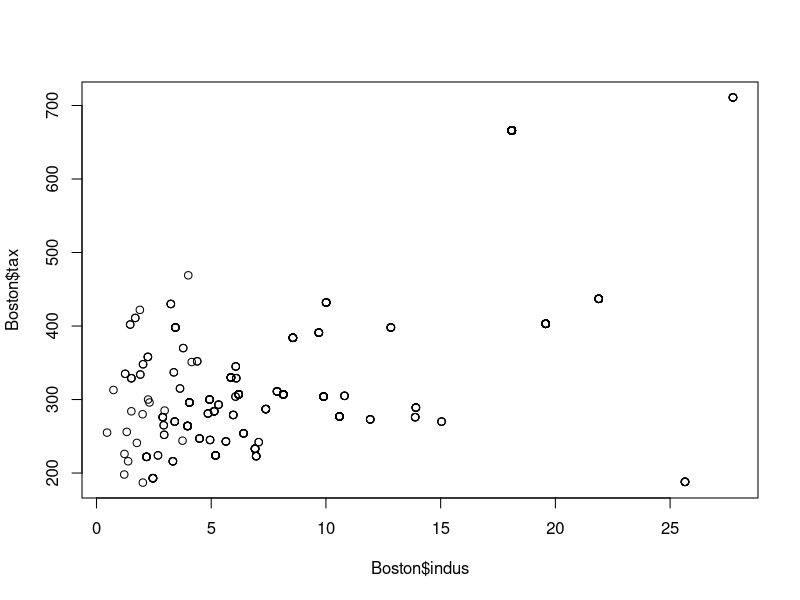
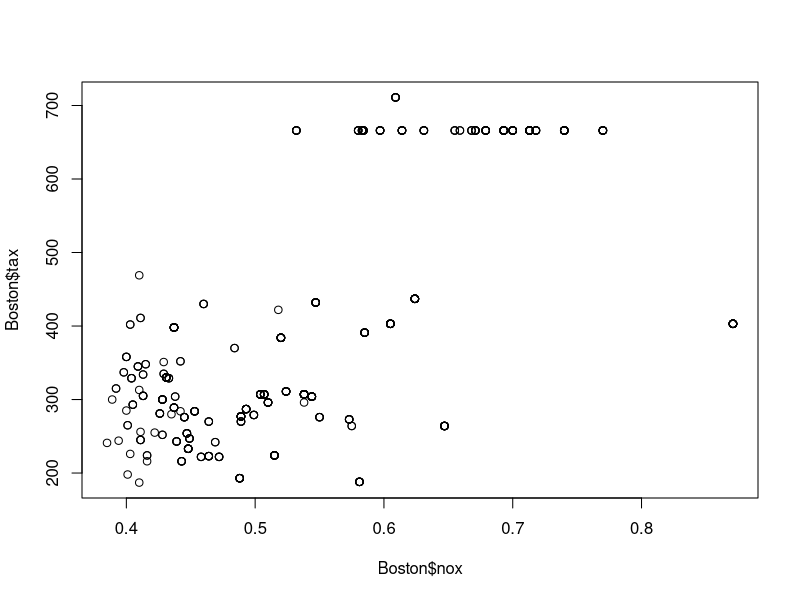
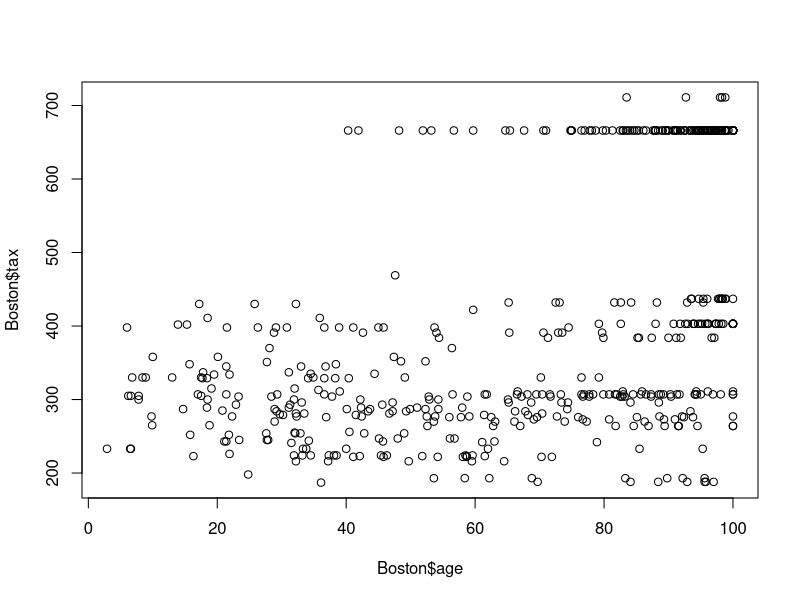
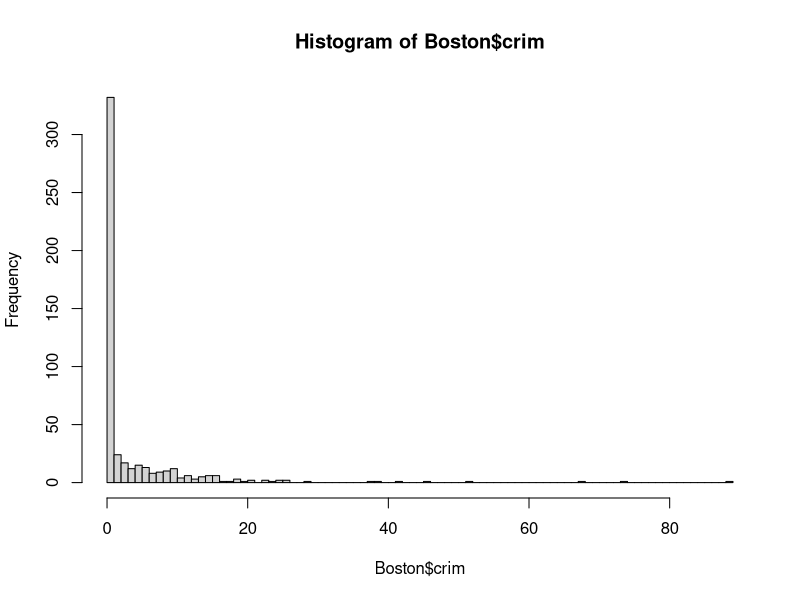
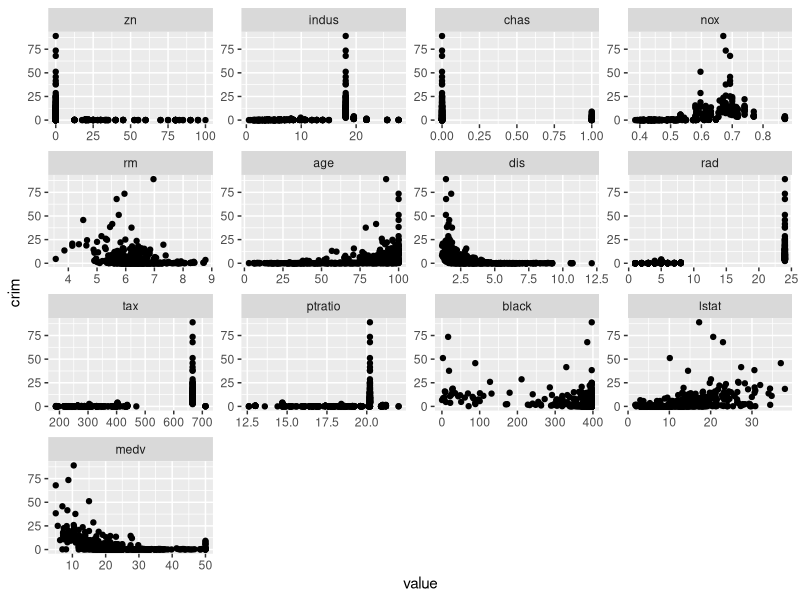
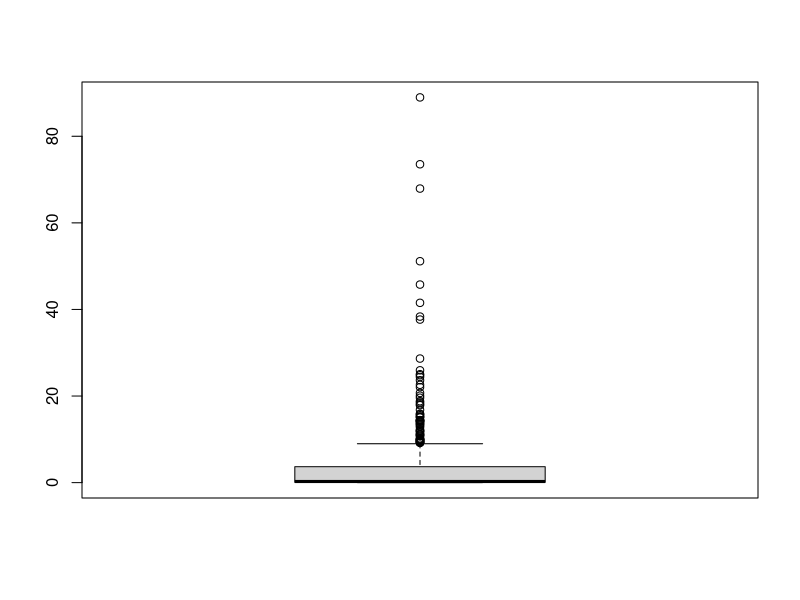
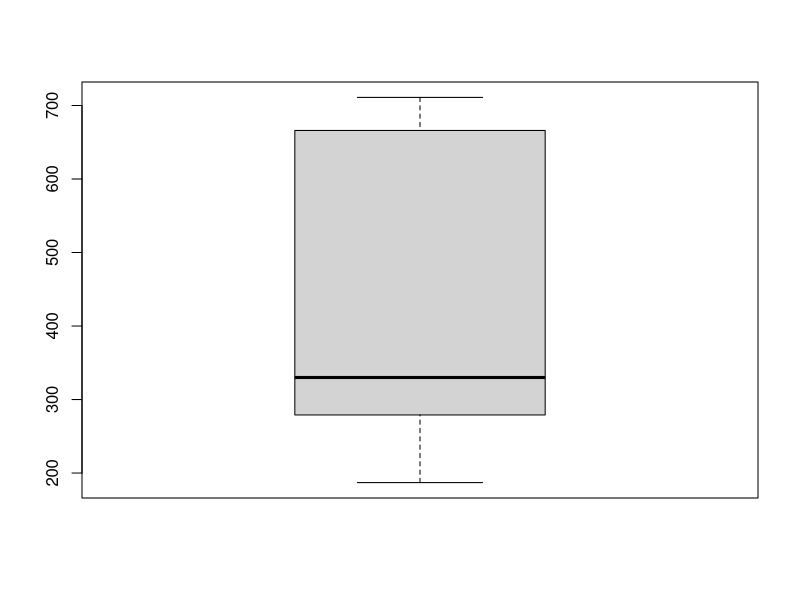
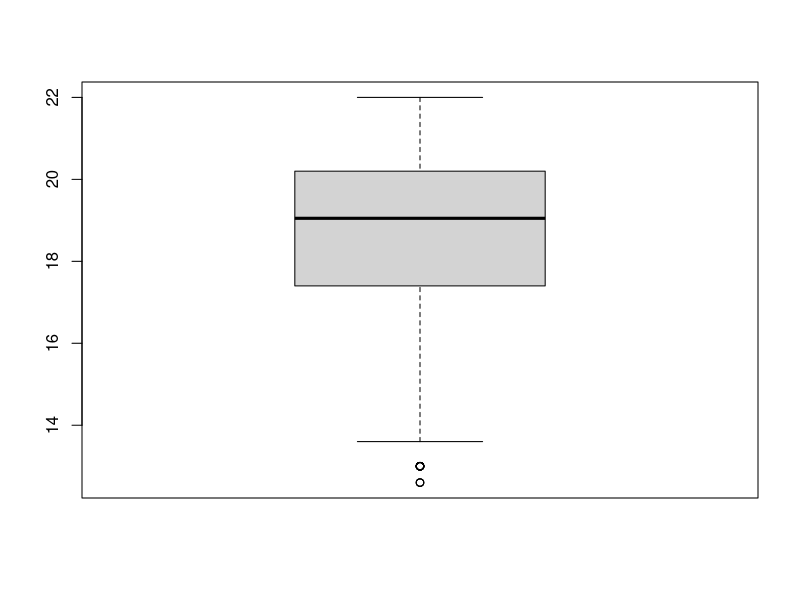

These charts were generated, in order, by the following R code:
## ---- chunk 1
knitr::opts_chunk$set(echo = TRUE)
## ---- chunk 2

#(a) To begin, load in the Boston data set. The Boston data set is part of the MASS library in R. Now the data set is contained in the object Boston. How many rows are in this data set? How many columns? What do the rows and columns represent?
library(tidyverse)
library(MASS)
library(reshape2)
view(Boston)
nrow(Boston) #This is the number of obervation
ncol(Boston) #This is the number of measured varables of each overvation

#(b) Make some pairwise scatterplots of the predictors (columns) in this data set. Describe your findings.

plot(Boston$indus, Boston$tax)   #By observing graph, the relationship proportion of non-retail business acres per town and tax has weak positive correlation.
plot(Boston$nox, Boston$tax) #the ralationship between nitrogen oxides concentration and tax is that for more than 0.65 parts per 10 million, more likely to have higher full-value property-tax rate per \$10,000. 
plot(Boston$age, Boston$tax) #people with higher age(after 40) more likely to have highter full-value property-tax rate per \$10,000.  


#(c) Are any of the predictors associated with per capita crime rate? If so, explain the relationship.
hist(Boston$crim, breaks = 100) #most of town doesn't have crime or happen 0-1 per capita crime rate. Over 90 % have crime less than 20. 

bos <- melt(Boston, id="crim")
ggplot(bos, aes(x=value, y=crim)) +
  facet_wrap(~variable, scales="free") + 
  geom_point()
#there is no strong liner relationship beween each predictors and crime rate. age/dis/balck/medv might have some non-liner relationship.

#(d) Do any of the suburbs of Boston appear to have particularly high crime rates? Tax rates? Pupil-teacher ratios? Comment on the range of each predictor.
max(Boston$crim)
Boston[Boston$crim == max(Boston$crim),]
range(Boston$crim) # 0.00632 88.97620
Boston[Boston$tax == max(Boston$tax),]
range(Boston$tax) #187 711
max(Boston$ptratio)
Boston[Boston$ptratio == max(Boston$ptratio),]
range(Boston$ptratio)  #12.6 22.0

boxplot(Boston$crim)

#There is many outliers has particularly high crime rate. 

boxplot(Boston$tax)

#There is no outliers has particularly high tax rate. 

boxplot(Boston$ptratio) 

# There is no outliers has particularly high Pupil-teacher ratios. There is only couple outliers that has particularly low Pupil-teacher ratios

#(e) How many of the suburbs in this data set bound the Charles river?
nrow(Boston[Boston$chas == 1, ])

#(f) What is the median pupil-teacher ratio among the towns in this data set?
median(Boston$ptratio)

#(g) Which suburb of Boston has lowest median value of owneroccupied homes? What are the values of the other predictors for that suburb, and how do those values compare to the overall ranges for those predictors? Comment on your findings.

Boston[min(Boston$medv),]

range(Boston$crim)
Boston[min(Boston$medv),1] 
#the suburb have really low crime rate compare to the range of crime rate that 0.00632 88.97620. 

range(Boston$zn)
Boston[min(Boston$medv),2] 
#the suburb have really low proportion of residential land zoned for lots over 25,000 sq.ft.,which is 0 compare to the over all range 0 to 100

range(Boston$indus)
Boston[min(Boston$medv),3] 
#the suburb have reletively low proportion of non-retail business acres per town 2.18 compare to the over all range 0.46 to 27.74

range(Boston$chas)
Boston[min(Boston$medv),4] 
# Charles River dummy variable (= 1 if tract bounds river; 0 otherwise). so this suburb has otherwise river.

range(Boston$nox)
Boston[min(Boston$medv),5] 
#the suburb have reletively low nitrogen oxides concentration (parts per 10 million). which is 0.458 compare to the over all range 0.385 to 0.871

range(Boston$rm)
Boston[min(Boston$medv),6] 
#the suburb have reletively high average number of rooms per dwelling. which is 7.147 compare to the over all range 3.561 to 8.780

range(Boston$age)
Boston[min(Boston$medv),7] 
# age is about the middle comapre to overall range 

range(Boston$dis)
Boston[min(Boston$medv),8] 
#the suburb's wighted mean of distances to five Boston employment centres is at middle, which is 6.0622 compare to the over all range 1.1296 12.1265

range(Boston$rad)
Boston[min(Boston$medv),9] 
#the suburb have reletively low index of accessibility to radial highways, which is 3 compare to the over all range 1 to 24. 

range(Boston$tax)
Boston[min(Boston$medv),10] 
# this suburb's full-value property-tax rate per \$10,000 was relitively low.

range(Boston$ptratio)
Boston[min(Boston$medv),11] 
#the suburb have reletively middle pupil-teacher ratio by town, which is 18.7 compare to the over all range 12.6 to 22.0

range(Boston$black)
Boston[min(Boston$medv),12] 
#the suburb have the highest 1000(Bk - 0.63)^2 where Bk is the proportion of blacks by town.1000(Bk - 0.63)^2 where Bk is the proportion of blacks by town. which is 396.9 compare to the over all range 0.32 to 396.90

range(Boston$lstat)
Boston[min(Boston$medv),13]
# 5.33 ower status of the population (percent) compare to overall range 1.73 37.97, which is at the lower level. 

 

#(h) In this data set, how many of the suburbs average more than seven rooms per dwelling? More than eight rooms per dwelling? Comment on the suburbs that average more than eight rooms per dwelling.

nrow(Boston[Boston$rm > 7, ])
nrow(Boston[Boston$rm > 8, ]) 

# there was 13 suburbs have more than eight rooms per dwelling. 
